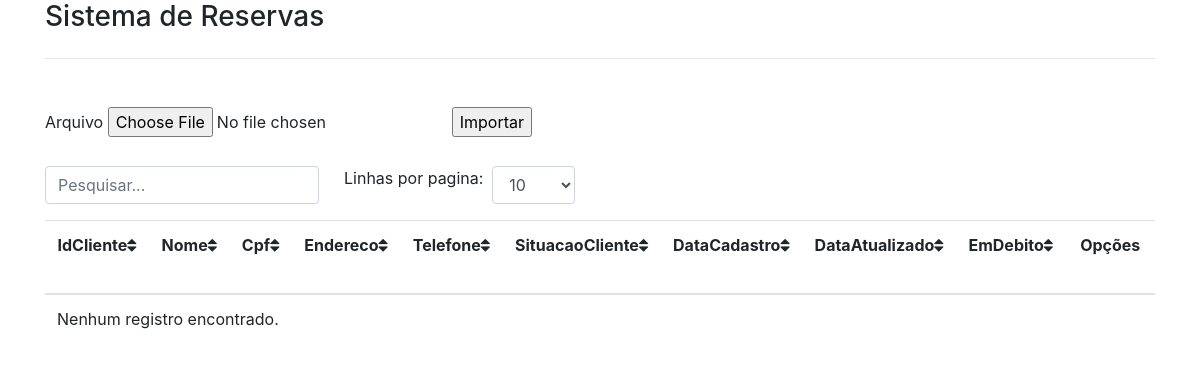
Before: / with the older database file.
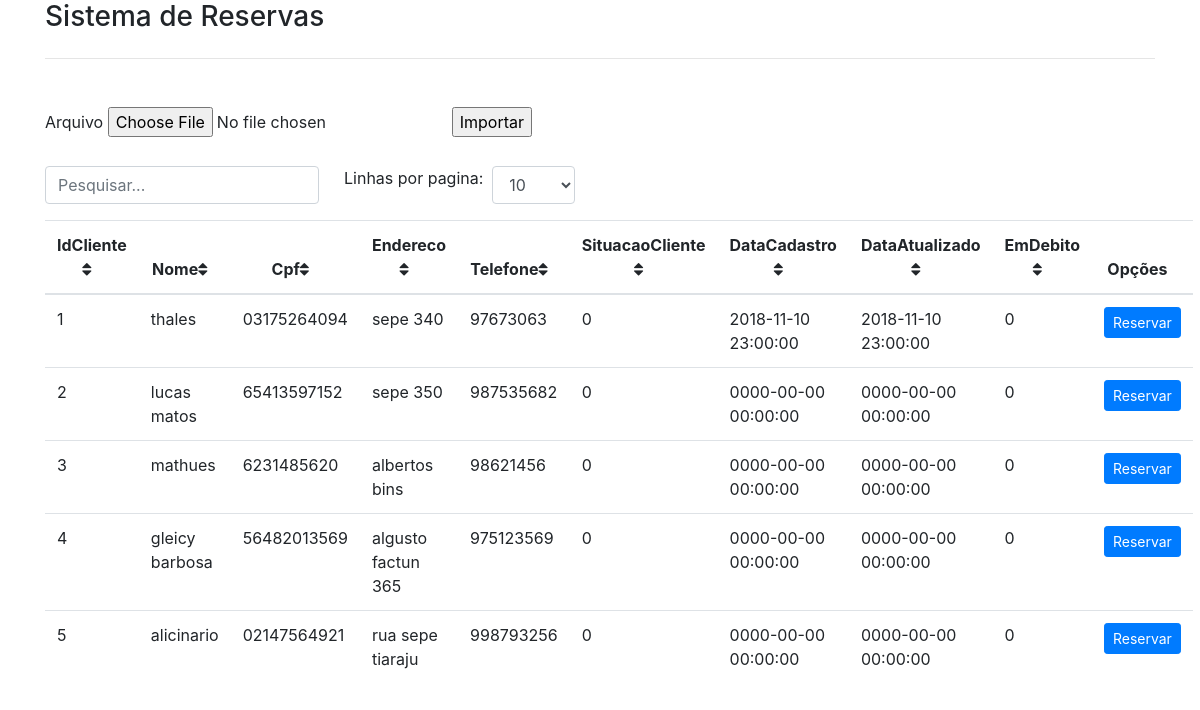
After: the same page with the newer database file.
### tables this page shows
CREATE TABLE `cliente` (
  `IdCliente` int(11) NOT NULL,
  `Cpf` varchar(11) NOT NULL,
  `Nome` varchar(100) NOT NULL,
  `Endereco` varchar(255) DEFAULT NULL,
  `Telefone` varchar(14) NOT NULL,
  `SituacaoCliente` tinyint(1) NOT NULL,
  `DataCadastro` datetime NOT NULL,
  `DataAtualizado` datetime DEFAULT NULL,
  `EmDebito` tinyint(1) NOT NULL
);

### inc/database.php (called while the page is built, shortened)
<?php
function open_database() {
	try {
				$conn = new mysqli(DB_HOST, DB_USER, DB_PASSWORD, DB_NAME);
				return $conn;
			} catch (Exception $e) {
				echo $e->getMessage();
				return null;
			}
		}
function find_all( $table ) {
	$database = open_database();
	$found = null;
	$sql = "SELECT * FROM " . $table;
	$result = $database->query($sql);
	if ($result->num_rows > 0) {
		$found = $result->fetch_all(MYSQLI_ASSOC);
	}
	return $found;
}

### functions.php (called while the page is built, shortened)
<?php
function index($table = null) {
	$results = find_all($table);
}

### index.php (the view, shortened to what this page needs)
<?php
require_once('functions.php');
index($table);
?>
<!DOCTYPE html>
<html>
<head>
	<link rel="stylesheet" href="css/bootstrap.min.css">
	<link href="css/jquery.bdt.css" rel="stylesheet">
	<link href="css/font-awesome.min.css" rel="stylesheet">
</head>
<body>
<div class="container">
  <h3>Sistema de Reservas</h3>
  <hr class="my-4">
</div>
<br />
<div class="container">
	<form method="POST" action="processa.php" enctype="multipart/form-data">
		<label>Arquivo</label>
		<input type="file" name="arquivo"><input type="submit" value="Importar">
	</form>
</div>
<br />
<div class="container">
<table id="bootstrap-table" class="table table-hover">
	<thead class="text-center">
		<th>IdCliente<i class="fa fa-sort" aria-hidden="true"></i></th>
		<th>Nome<i class="fa fa-sort" aria-hidden="true"></i></th>
		<th>Cpf<i class="fa fa-sort" aria-hidden="true"></i></th>
		<th>Endereco<i class="fa fa-sort" aria-hidden="true"></i></th>
		<th>Telefone<i class="fa fa-sort" aria-hidden="true"></i></th>
		<th>SituacaoCliente<i class="fa fa-sort" aria-hidden="true"></i></th>
		<th>DataCadastro<i class="fa fa-sort" aria-hidden="true"></i></th>
		<th>DataAtualizado<i class="fa fa-sort" aria-hidden="true"></i></th>
		<th>EmDebito<i class="fa fa-sort" aria-hidden="true"></i></th>
		<th>Opções</th>
	</thead>
	   <tbody>
      <?php if ($results): ?>
	  <?php foreach ($results as $result): ?>
		  <tr>
			<td><?php echo $result['IdCliente']; ?></td>
			<td><?php echo $result['Nome']; ?></td>
			<td><?php echo $result['Cpf']; ?></td>
			<td><?php echo $result['Endereco']; ?></td>
			<td><?php echo $result['Telefone']; ?></td>
			<td><?php echo $result['SituacaoCliente']; ?></td>
			<td><?php echo $result['DataCadastro']; ?></td>
			<td><?php echo $result['DataAtualizado']; ?></td>
			<td><?php echo $result['EmDebito']; ?></td>
			<td style="text-align: center;">
				<div class="btn-group btn-group-sm" role="group">
					<a class="btn btn-primary btn-sm" href="quartos/index.php?IdCliente=<?php echo $result['IdCliente']; ?>" role="button">Reservar</a>
				</div>
			</td>
		  </tr>
      <?php endforeach; ?>
	  <?php else: ?>
		  <tr>
			 <td colspan="6">Nenhum registro encontrado.</td>
		  </tr>
      <?php endif; ?>
   </tbody>
</table>
</div>
</body>
</html>

Changed rows visible on the page:
added cliente: IdCliente "1", Nome "thales", Cpf "03175264094", Endereco "sepe 340", Telefone "97673063", SituacaoCliente "0", DataCadastro "2018-11-10 23:00:00", DataAtualizado "2018-11-10 23:00:00", EmDebito "0"
added cliente: IdCliente "2", Nome "lucas matos", Cpf "65413597152", Endereco "sepe 350", Telefone "987535682", SituacaoCliente "0", DataCadastro "0000-00-00 00:00:00", DataAtualizado "0000-00-00 00:00:00", EmDebito "0"
added cliente: IdCliente "3", Nome "mathues", Cpf "6231485620", Endereco "albertos bins", Telefone "98621456", SituacaoCliente "0", DataCadastro "0000-00-00 00:00:00", DataAtualizado "0000-00-00 00:00:00", EmDebito "0"
added cliente: IdCliente "4", Nome "gleicy barbosa", Cpf "56482013569", Endereco "algusto factun 365", Telefone "975123569", SituacaoCliente "0", DataCadastro "0000-00-00 00:00:00", DataAtualizado "0000-00-00 00:00:00", EmDebito "0"
added cliente: IdCliente "5", Nome "alicinario", Cpf "02147564921", Endereco "rua sepe tiaraju", Telefone "998793256", SituacaoCliente "0", DataCadastro "0000-00-00 00:00:00", DataAtualizado "0000-00-00 00:00:00", EmDebito "0"
Other visible differences:
text no longer shown: "Nenhum registro encontrado."
